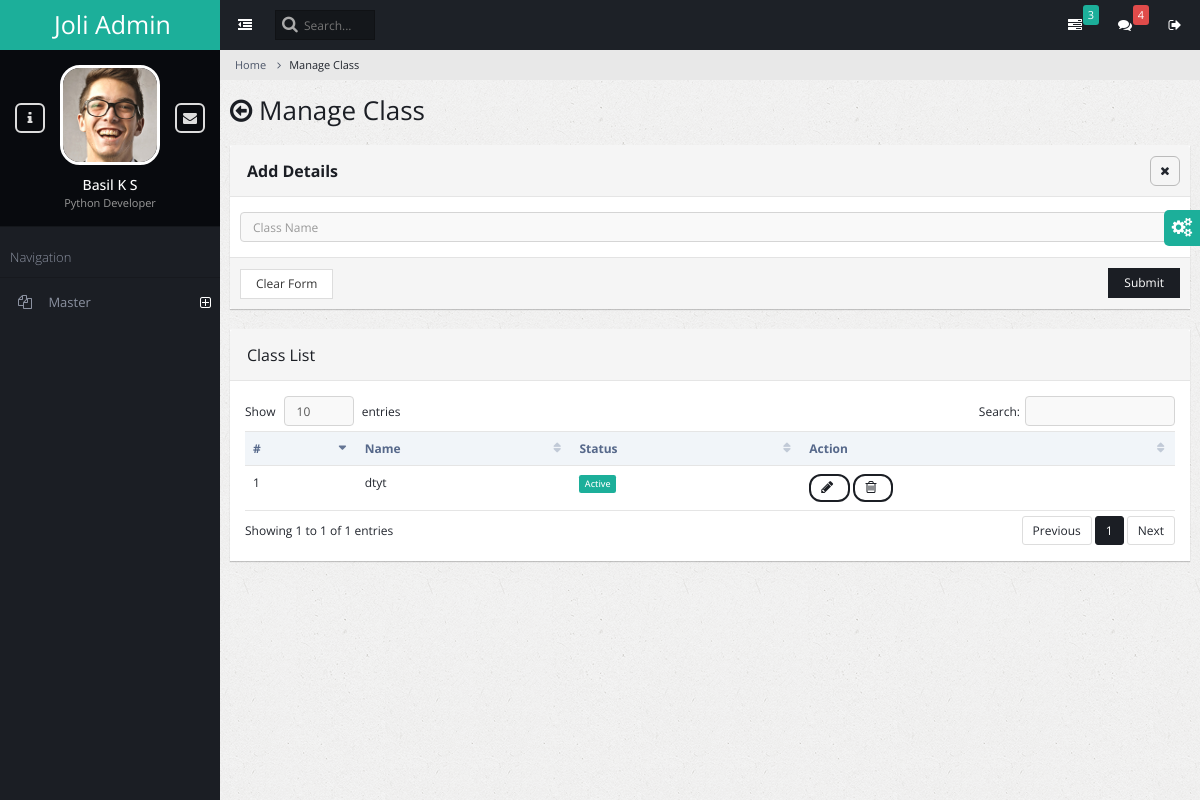
The page /cls_mng/ on the database as committed earlier.
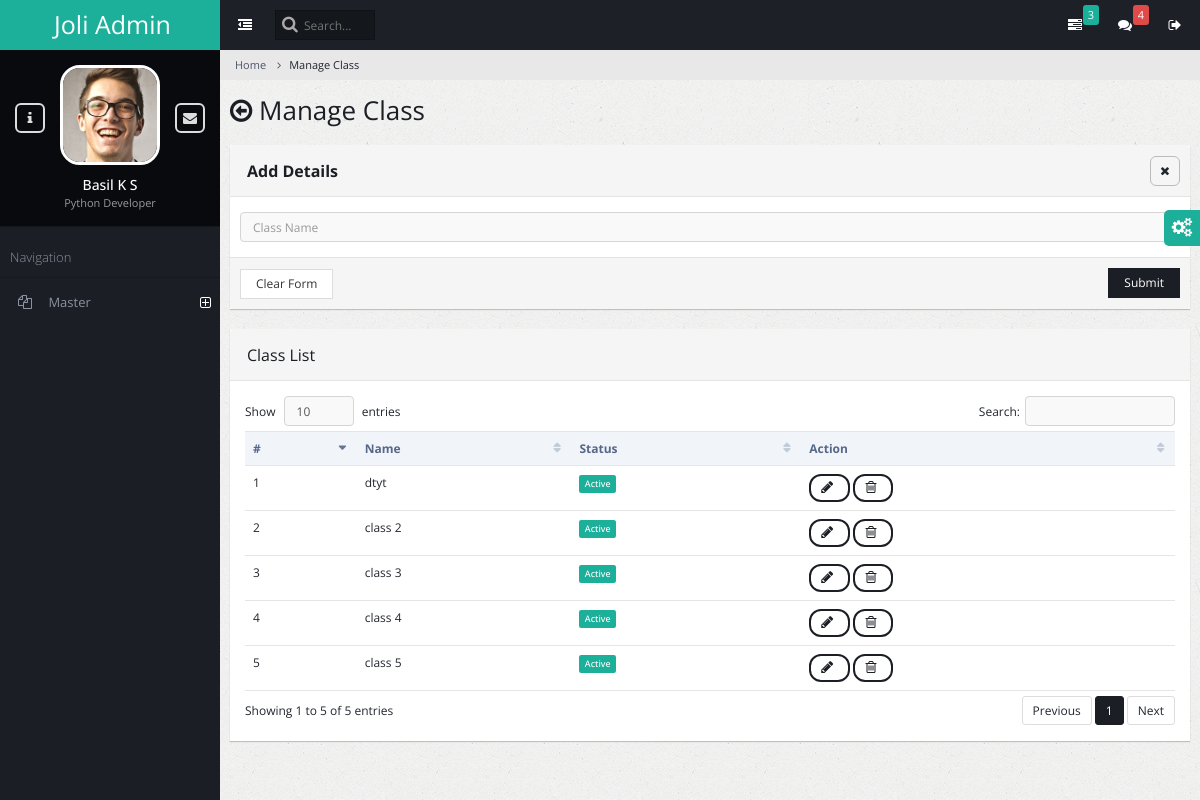
The same page on the database as committed later.
### admin_master/models.py (models this page shows)
class masterclass(models.Model):
    classname=models.CharField(max_length=100)
    status=models.IntegerField(default=1)

### admin_master/views.py (the view, shortened to what this page needs)
# urls.py: path('cls_mng/', views.cls_mng,name="cls_mng"),
@csrf_exempt
def cls_mng(request):
    message=''
    cls = masterclass.objects.all()
    return render(request, 'Class_manage.html', {'mess': message, 'cls': cls})

### admin_master/templates/Class_manage.html (shortened to what the changed rows need)
{% load static %}
<!DOCTYPE html>
<html lang="en">
    <head>
        <link rel="stylesheet" type="text/css" id="theme" href="{% static 'css/theme-default.css' %}"/>
    </head>
    <body>
        <div class="page-container">
            <div class="page-content">
                <div class="page-title">
                    <h2><span class="fa fa-arrow-circle-o-left"></span> Manage Class</h2>
                </div>
                <div class="page-content-wrap">
                 <div class="row">
                  <div class="col-md-12">
                 <div class="panel panel-default">
                    <div class="panel-heading">
                        <h3 class="panel-title">Class List </h3>
                    </div>
                    <div class="panel-body">
                        <table class="table datatable">
                            <thead>
                                <tr>
                                    <th>#</th>
                                    <th>Name</th>
                                    <th>Status</th>
                                    <th>Action</th>
                                </tr>
                            </thead>
                            <tbody>
                                {% for clses in cls %}
                                <tr>
                                    <td>{{ forloop.counter }}</td>
                                    <td>{{ clses.classname }}</td>
                                    {% if clses.status == 1 %}
                                    <td><span class="label label-warning">Active</span></td>
                                    {% endif %}
                                    <td>
                                        <a href="#" class="btn btn-primary btn-rounded" data-toggle="modal" data-target="#modal_basic">
                                             <span class="fa fa-pencil"></span>
                                        </a>
                                        <a href="#" class="btn btn-primary btn-rounded mb-control"  data-box="#mb-delete">
                                            <span class="fa fa-trash-o"></span>
                                       </a>
                                    </td>
                                </tr>
                                {% endfor %}
                            </tbody>
                        </table>
                    </div>
                  </div>
                </div>
            </div>
                </div>
            </div>
        </div>
    </body>
</html>

Rows that differ between the two databases and show on the page:
added masterclass: classname "class 2", status "Active"
added masterclass: classname "class 3", status "Active"
added masterclass: classname "class 4", status "Active"
added masterclass: classname "class 5", status "Active"
Other text that changed with them:
text written by a page script: "Show entries Search: Showing 1 to 1 of 1 entries Previous 1 Next" → "Show entries Search: Showing 1 to 5 of 5 entries Previous 1 Next"
